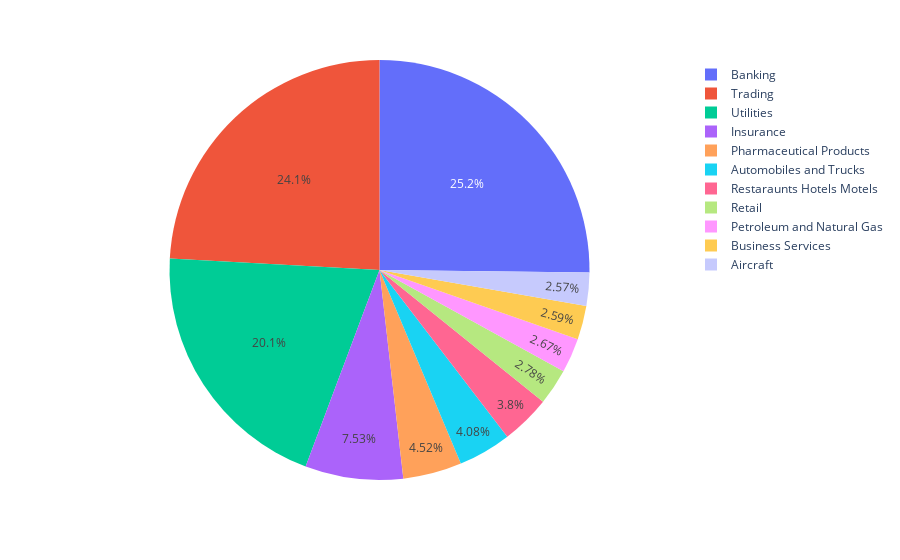

This figure's notebook cell:
### Markdown cell above
### Short industries

### Code cell
fig = px.pie(shorts.dropna(subset=["Value", "famaindustry"]), values="Value", names="famaindustry")
fig.write_image(f"{output_dir}/short_industries.jpeg")
with open(f"{output_dir}/short_industries.html", "w", encoding="utf-8") as f:
    f.write(fig.to_html()) 
fig.show()

### Figure 1 — Plotly figure (JSON) as saved in the notebook; plotly's stock layout.template omitted (floating-point values rounded to 4 significant figures)
{"data": [{"domain": {"x": [0, 1], "y": [0, 1]}, "hovertemplate": "famaindustry=%{label}<br>Value=%{value}<extra></extra>", "labels": ["Insurance", "Insurance", "Trading", "Trading", "Banking", "Trading", "Banking", "Utilities", "Utilities", "Utilities", "Business Services", "Automobiles and Trucks", "Retail", "Trading", "Banking", "Trading", "Banking", "Pharmaceutical Products", "Automobiles and Trucks", "Restaraunts Hotels Motels", "Insurance", "Pharmaceutical Products", "Trading", "Banking", "Utilities", "Trading", "Utilities", "Utilities", "Banking", "Aircraft", "Trading", "Utilities", "Banking", "Banking", "Petroleum and Natural Gas", "Utilities", "Trading", "Banking"], "legendgroup": "", "name": "", "showlegend": true, "type": "pie", "values": [22820.0, 23230.0, 24370.0, 25230.0, 30900.0, 23030.0, 23340.0, 27480.0, 22060.0, 23850, 23250.0, 22340.0, 24960.0, 155, 21990.0, 24220.0, 24230.0, 20900.0, 14310.0, 34090.0, 21590.0, 19670.0, 25300.0, 20510.0, 19630.0, 27280.0, 22850.0, 22540.0, 21880.0, 23040.0, 30190.0, 21250.0, 26410.0, 23820.0, 23960.0, 21210.0, 36910.0, 33050.0]}], "layout": {"legend": {"tracegroupgap": 0}, "margin": {"t": 60}}}
